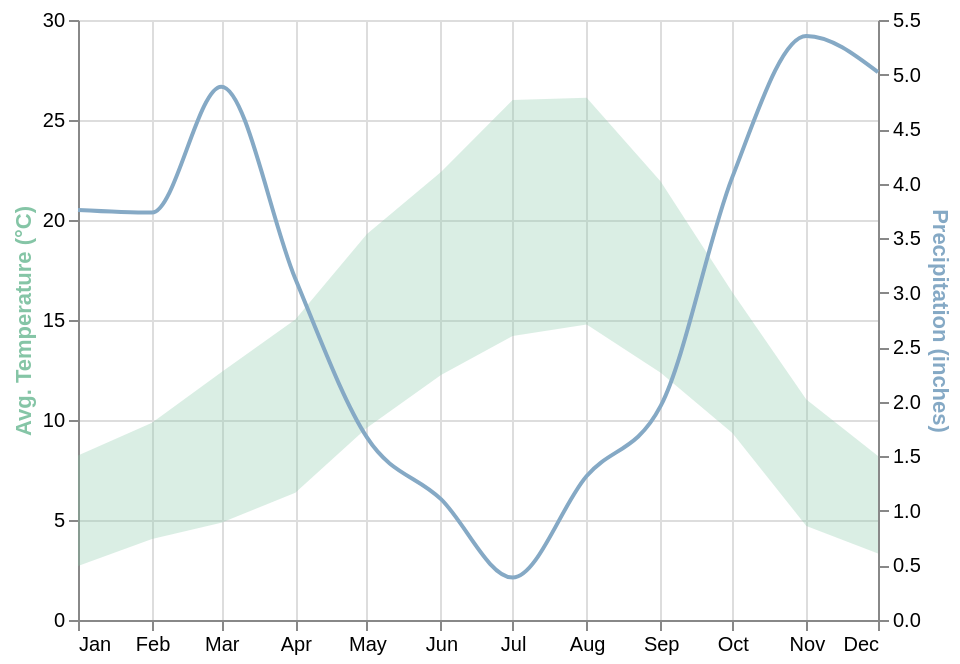

Source (Vega-Lite JSON):
### Vega-Lite specification from a JSON file in a GitHub repository (floating-point values rounded to 4 significant figures; data arrays with more than 128 entries replaced by an {"elided": "..."} marker saying what was removed)
{"$schema": "https://vega.github.io/schema/vega-lite/v4.json", "description": "A dual axis chart, created by setting y's scale resolution to `\"independent\"`", "width": 400, "height": 300, "data": {"values": {"elided": "2922 records"}}, "transform": [{"filter": "datum.location == \"Seattle\""}], "encoding": {"x": {"timeUnit": "month", "field": "date", "axis": {"format": "%b", "title": null}}}, "layer": [{"mark": {"opacity": 0.3, "type": "area", "color": "#85C5A6"}, "encoding": {"y": {"aggregate": "average", "field": "temp_max", "scale": {"domain": [0, 30]}, "title": "Avg. Temperature (°C)", "axis": {"titleColor": "#85C5A6"}}, "y2": {"aggregate": "average", "field": "temp_min"}}}, {"mark": {"stroke": "#85A9C5", "type": "line", "interpolate": "monotone"}, "encoding": {"y": {"aggregate": "average", "field": "precipitation", "title": "Precipitation (inches)", "axis": {"titleColor": "#85A9C5"}}}}], "resolve": {"scale": {"y": "independent"}}}
